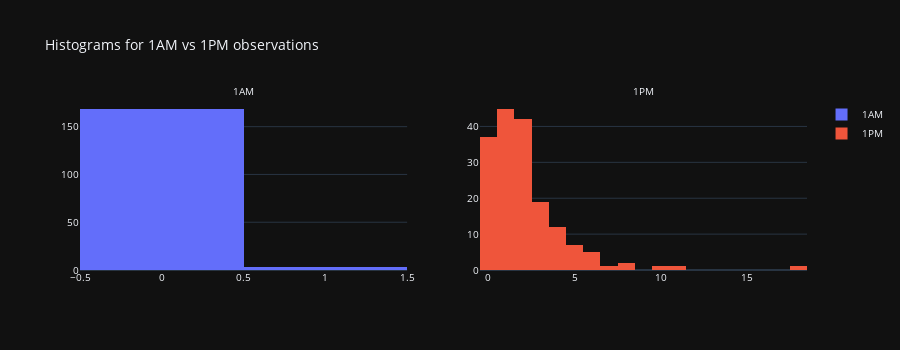

Source (notebook cell):
### Markdown cell above
The plot above seems to indicate that the data is skewed toward zero's.

The dataset has a lot of variability, as the same plot will look definitely different for 1AM and for 1PM. The nightly hours will be dominated by zeros, while during the day we will usually see 1 or 2 objects:

### Code cell
fig = make_subplots(rows=1, cols=2, subplot_titles=('1AM', '1PM'))

fig.add_trace(go.Histogram(x=merged[merged['hour'] == 1]['obs_count'], name='1AM'), row=1, col=1)
fig.add_trace(go.Histogram(x=merged[merged['hour'] == 13]['obs_count'], name='1PM'), row=1, col=2)

fig.update_layout(height=350, width=900, title_text="Histograms for 1AM vs 1PM observations", font=dict(size=10))
for i in fig['layout']['annotations']: i['font'] = dict(size=10)  # change subplot titles size
fig.show()

### Figure 1 — Plotly figure (JSON) as saved in the notebook; plotly's stock layout.template omitted (floating-point values rounded to 4 significant figures; data arrays with more than 128 entries replaced by an {"elided": "..."} marker saying what was removed)
{"data": [{"name": "1AM", "type": "histogram", "x": {"elided": "172 int values"}, "xaxis": "x", "yaxis": "y"}, {"name": "1PM", "type": "histogram", "x": {"elided": "173 int values"}, "xaxis": "x2", "yaxis": "y2"}], "layout": {"annotations": [{"font": {"size": 10}, "showarrow": false, "text": "1AM", "x": 0.225, "xanchor": "center", "xref": "paper", "y": 1, "yanchor": "bottom", "yref": "paper"}, {"font": {"size": 10}, "showarrow": false, "text": "1PM", "x": 0.775, "xanchor": "center", "xref": "paper", "y": 1, "yanchor": "bottom", "yref": "paper"}], "font": {"size": 10}, "height": 350, "title": {"text": "Histograms for 1AM vs 1PM observations"}, "width": 900, "xaxis": {"anchor": "y", "autorange": true, "domain": [0, 0.45], "range": [-0.5, 1.5], "type": "linear"}, "xaxis2": {"anchor": "y2", "autorange": true, "domain": [0.55, 1], "range": [-0.5, 18.5], "type": "linear"}, "yaxis": {"anchor": "x", "autorange": true, "domain": [0, 1], "range": [0, 177.9]}, "yaxis2": {"anchor": "x2", "autorange": true, "domain": [0, 1], "range": [0, 47.37]}}}
